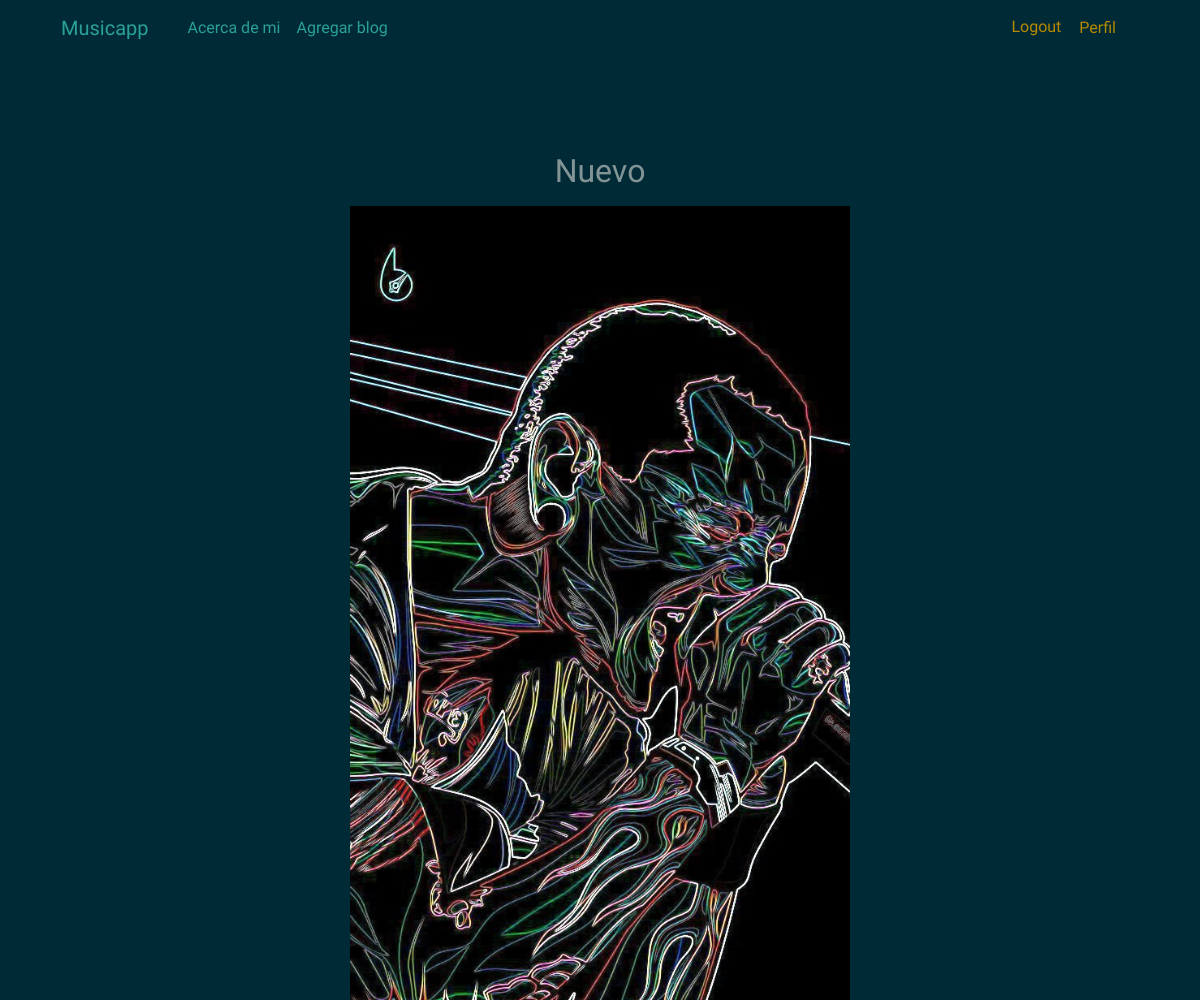
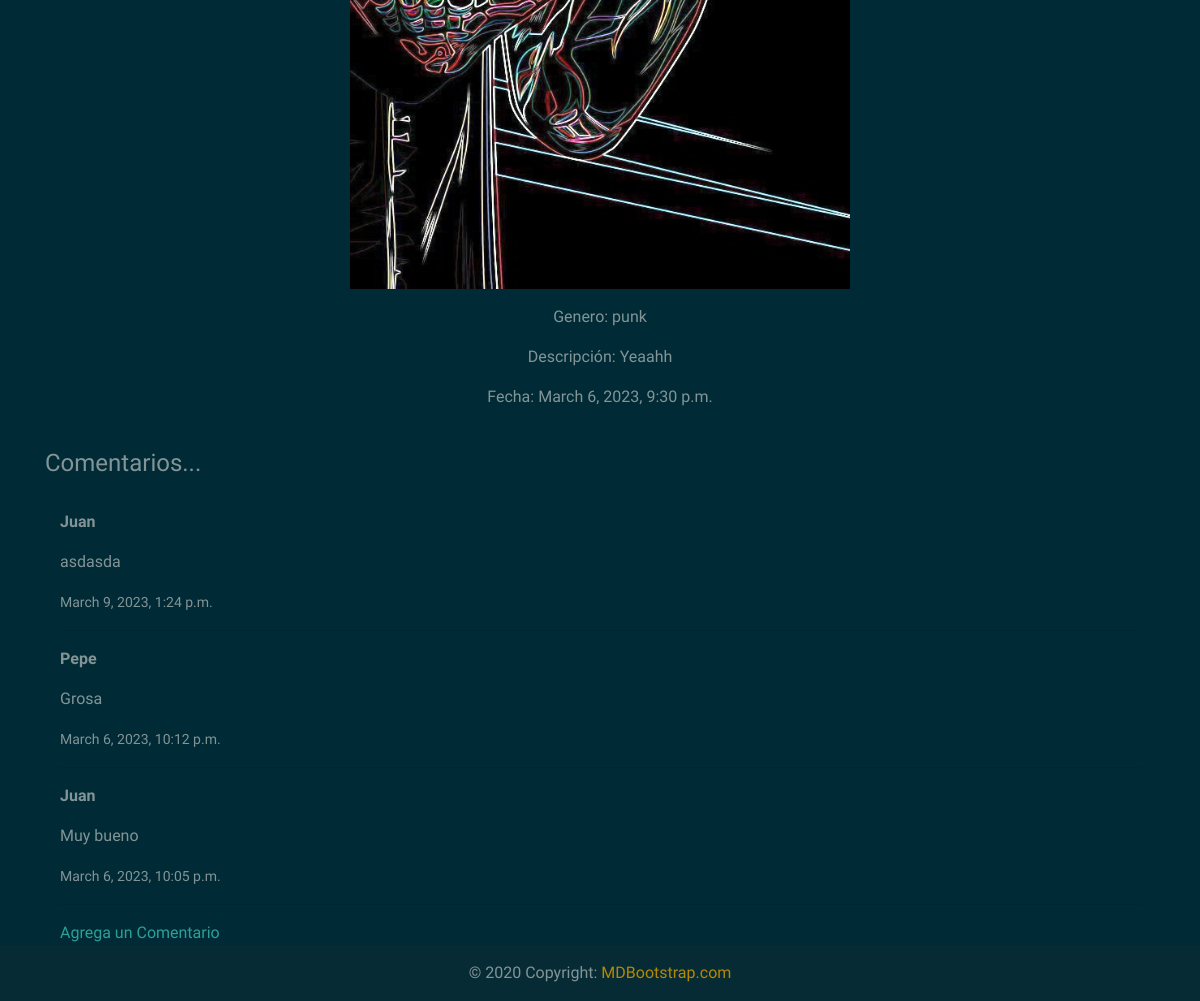
The page /detalle-blog/5 (signed in) on the database its author committed (2 pictures, top to bottom).
### Musicapp/models.py (models this page shows, shortened)
class Blog(models.Model):
    generoSeleccion = (
    ('rock','Rock'),
    ('pop', 'Pop'),
    ('clasica','Clasica'),
    ('punk','Punk'),
    ('trap','Trap'),
    ('reggaeton','Reggaeton'),
    ('cumbia','Cumbia'),
    ('otro', 'Otro'),
    )
    usuario = models.ForeignKey(User, on_delete=models.CASCADE, null=True, blank=True)
    titulo = models.CharField(max_length=200)
    genero = models.CharField(max_length=15, choices=generoSeleccion, default='Rock')
    descripcion = models.TextField(null=True, blank=True)
    fechaPublicacion = models.DateTimeField(auto_now_add=True)
    imagenBlog = models.ImageField(null=True, blank=True, upload_to="imagenes/")
    class Meta:
        ordering = ['usuario', '-fechaPublicacion']

class Comentario(models.Model):
    comentario = models.ForeignKey(Blog, related_name='comentarios', on_delete=models.CASCADE, null=True)
    nombre = models.CharField(max_length=40)
    mensaje = models.TextField(null=True, blank=True)
    fechaComentario = models.DateTimeField(auto_now_add=True)
    class Meta:
        ordering = ['-fechaComentario']

### Musicapp/views.py (the view)
# urls.py: path('detalle-blog/<pk>', BlogDetalle.as_view(), name='detalle-blog'),
class BlogDetalle(LoginRequiredMixin, DetailView):
    model = Blog
    template_name = 'Musicapp/Blogs/detalle-blog.html'

### Musicapp/templates/Musicapp/Blogs/detalle-blog.html (shortened to what this page needs)
{% extends 'Musicapp/main.html' %}
{% block contenido %}
<br>
<br>
<div class="row">
    <div class="col-lg-12">
        <div class="container text-center mt-5">
            <p><h2>{{blog.titulo}}</h2></p>
            {% if blog.imagenBlog %}
                <p><img src="{{blog.imagenBlog.url}}" alt="" width="500px"></p>
            {% endif %}
            <p>Genero: {{blog.genero}}</p>
            <p>Descripción: {{blog.descripcion}}</p>
            <p>Fecha: {{blog.fechaPublicacion}}</p>
            </div>
            <br>
            <div class="container">
                <h4>Comentarios...</h4>
                <br>
                <div class="container">
                {% if not blog.comentarios.all %}
                    No han comentado este instrumento
                {% else %}
                    {% for comentario in blog.comentarios.all %}
                    <p><strong>{{comentario.nombre}}</strong></p>
                    <p>{{comentario.mensaje}}</p>
                    <p><small>{{comentario.fechaComentario}}</small></p>
                    <hr>
                    {% endfor %}
                {% endif %}
                <a href="{% url 'comentario' blog.pk %}">Agrega un Comentario</a>
                </div>
            </div>
    </div>
</div>
{% endblock contenido %}

### Musicapp/templates/Musicapp/main.html (shortened to what this page needs)
<!DOCTYPE html>
<html lang="en">
<head>
    {% load static %}
    <link rel="stylesheet" href="https://stackpath.bootstrapcdn.com/font-awesome/4.7.0/css/font-awesome.min.css">
    <link rel="stylesheet" href="https://cdn.jsdelivr.net/npm/bootswatch@4.5.2/dist/solar/bootstrap.min.css">
</head>
<body>
  <div class="container">
    <nav class="navbar navbar-expand-lg">
      <a class="navbar-brand" href="{% url 'inicio' %}">Musicapp</a>
      <div class="collapse navbar-collapse" id="navbarNav">
        <div class="container-fluid">
          <ul class="navbar-nav">
            <li class="nav-item">
              <a class="nav-link" href="{% url 'about' %}">Acerca de mi</a>
            </li>
            {% if request.user.is_authenticated %}
            <li class="nav-item">
              <a class="nav-link" href="{% url 'nuevo-blog' %}">Agregar blog</a>
            </li>
            {% endif %}
          </ul>
          {% if request.user.is_authenticated %}
          <ul class="nav navbar-nav navbar-right">
            <li style="margin: 7px 10px;"><a href="{% url 'logout' %}"><span class="text-primary">Logout</span></a></li>
            <li><a class="nav-link" href="{% url 'editar-perfil' %}"><span class="text-primary">Perfil</span></a></li>
          </ul>
          {% else %}
          <ul class="nav navbar-nav navbar-right">
            <li style="margin: 0px 10px;"><a href="{% url 'registro' %}"><span class="text-primary">Registrate</span></a></li>
            <li><a href="{% url 'login' %}"><span class="text-primary">Login</span></a></li>
          </ul>
          {% endif %}
        </div>
      </div>
    </nav>
  </div>
    {% block contenido %}
    {% endblock contenido %}
    <footer class="bg-dark text-center text-lg-start">
      <div class="text-center p-3" style="background-color: rgba(0, 0, 0, 0.2);">
        © 2020 Copyright:
        <a class="text-primary" href="https://mdbootstrap.com/">MDBootstrap.com</a>
      </div>
    </footer>
</body>
</html>

### rows shown on the page
Blog: titulo "Nuevo", imagenBlog (picture), genero "punk", descripcion "Yeaahh", fechaPublicacion "March 6, 2023, 9:30 p.m."
Comentario: nombre "Juan", mensaje "asdasda", fechaComentario "March 9, 2023, 1:24 p.m."
Comentario: nombre "Pepe", mensaje "Grosa", fechaComentario "March 6, 2023, 10:12 p.m."
Comentario: nombre "Juan", mensaje "Muy bueno", fechaComentario "March 6, 2023, 10:05 p.m."
